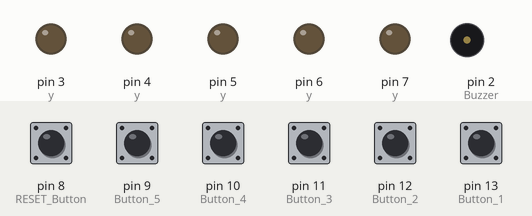
This sketch was run on a simulated Arduino Uno, built with avr-gcc and run on an emulated ATmega328P. Shown: output pins drawn as LEDs (lit = HIGH), buzzer (waves = sounding). Dashed ring = blinking. The test bench sets the inputs (shaded band); at power-on: pin 8 (RESET_Button), pin 9 (Button_5), pin 10 (Button_4), pin 11 (Button_3), pin 12 (Button_2), pin 13 (Button_1) LOW.

Above: at 1.2 s.
1.3 s: pin 9 (Button_5) pulled HIGH for 0.15 s
At 1.7 s:
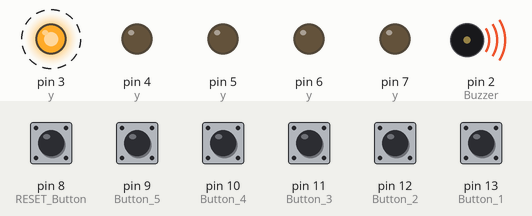
4.4 s: pin 8 (RESET_Button) pulled HIGH for 1 s
At 5.8 s:
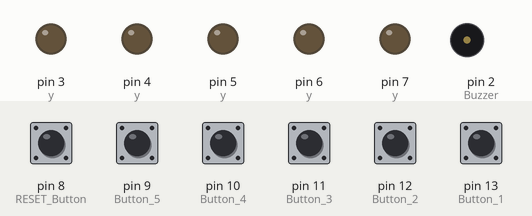
6.9 s: pin 10 (Button_4) pulled HIGH for 0.15 s
At 7.3 s:
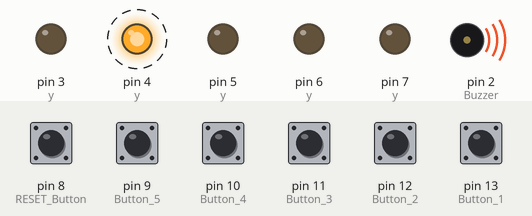
10.0 s: pin 8 (RESET_Button) driven HIGH and pin 9 (Button_5) driven HIGH
At 11.7 s:
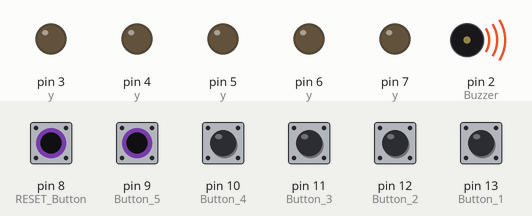
12.4 s: pin 8 (RESET_Button) driven LOW
At 13.8 s:
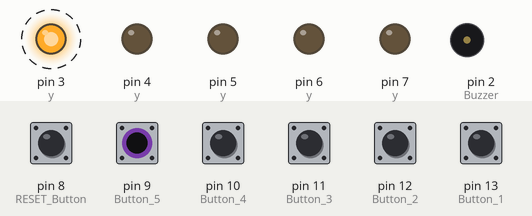
15.4 s: pin 8 (RESET_Button) driven HIGH
At 16.3 s:
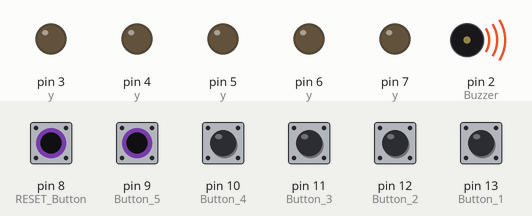
Timing chart, 0 to 17.9 s (numbered marks = the images above; inputs shaded):
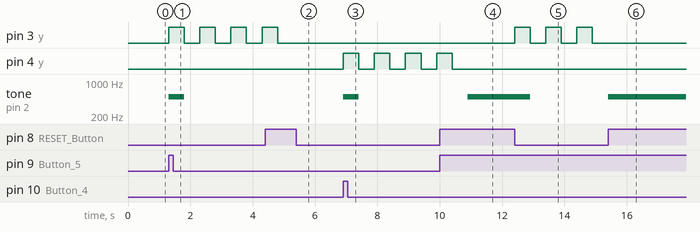

Measured:
- after the input at 1.3 s, pin 3 (y): alternates HIGH for 0.50 s and LOW for 0.50 s, starting at once; tone on pin 2 (Buzzer): silent → 500 Hz at once, → silent 0.50 s later
- after the input at 4.4 s, pin 3 (y): goes on until 4.8 s, then stays LOW
- after the input at 6.9 s, pin 4 (y): alternates HIGH for 0.50 s and LOW for 0.50 s, starting at once; tone on pin 2 (Buzzer): silent → 500 Hz at once, → silent 0.50 s later
- after the input at 10.0 s, pin 4 (y): goes on until 10.4 s, then stays LOW; tone on pin 2 (Buzzer): silent → 500 Hz after 0.90 s
- after the input at 12.4 s, pin 3 (y): alternates HIGH for 0.50 s and LOW for 0.50 s, starting at once; tone on pin 2 (Buzzer): 500 Hz → silent after 0.50 s
- after the input at 15.4 s, pin 3 (y): stops changing and stays LOW; tone on pin 2 (Buzzer): silent → 500 Hz at once

The sketch:

quiz_buzzer_5_players1.ino
```cpp
/* 5 Buttons Quiz Buzzer*/

int x=1;// take int value as 1
int y;

void setup()
{
 //Serial.begin(9600);
 pinMode(13,INPUT); // Button 1
 pinMode(12,INPUT); // Button 2
 pinMode(11,INPUT); // Button 3
 pinMode(10,INPUT); // Button 4
 pinMode(9,INPUT);  // Button 5
 pinMode(8,INPUT);  // RESET Button
 pinMode(7,OUTPUT); // LED 1
 pinMode(6,OUTPUT); // LED 2
 pinMode(5,OUTPUT); // LED 3
 pinMode(4,OUTPUT); // LED 4
 pinMode(3,OUTPUT); // LED 5
 pinMode(2,OUTPUT); // Buzzer

}

void loop()
{
 if(digitalRead(13)==HIGH&&x==1)  //if 1 player press button
 {
   y=7;
   x++; //increment x
   //Serial.println("Button 1 Pressed");
   tone(2,500,500);// Buzzer ON
 }

 else if(digitalRead(12)==HIGH&&x==1)  //if 2 player press button
 {
   y=6;
   x++; //increment x
   //Serial.println("Button 2 Pressed");
   tone(2,500,500);// Buzzer ON
 }

 else if(digitalRead(11)==HIGH&&x==1)  //if 3 player press button
 {
   y=5;
   x++; //increment x
   //Serial.println("Button 3 Pressed");
   tone(2,500,500);// Buzzer ON
 }

 else if(digitalRead(10)==HIGH&&x==1)  //if 4 player press button
 {
   y=4;
   x++; //increment x
   //Serial.println("Button 4 Pressed");
   tone(2,500,500);// Buzzer ON
 }

 else if(digitalRead(9)==HIGH&&x==1)  //if 5 player press button
 {
   y=3;
   x++; //increment x
   //Serial.println("Button 5 Pressed");
   tone(2,500,500);// Buzzer ON
 }

  //Reset Variables
 else
 {
  y=0;
  x=1;
 }


 //Participant LED Blinking
 if(y!=0)
 {
   for(int z=0;z<10;z++)
   {
     if(digitalRead(8)==HIGH){break;}//if RESET button pressed

     digitalWrite(y,HIGH);
     delay(500);
     digitalWrite(y,LOW);
     delay(500);
   }
 }
}
```
